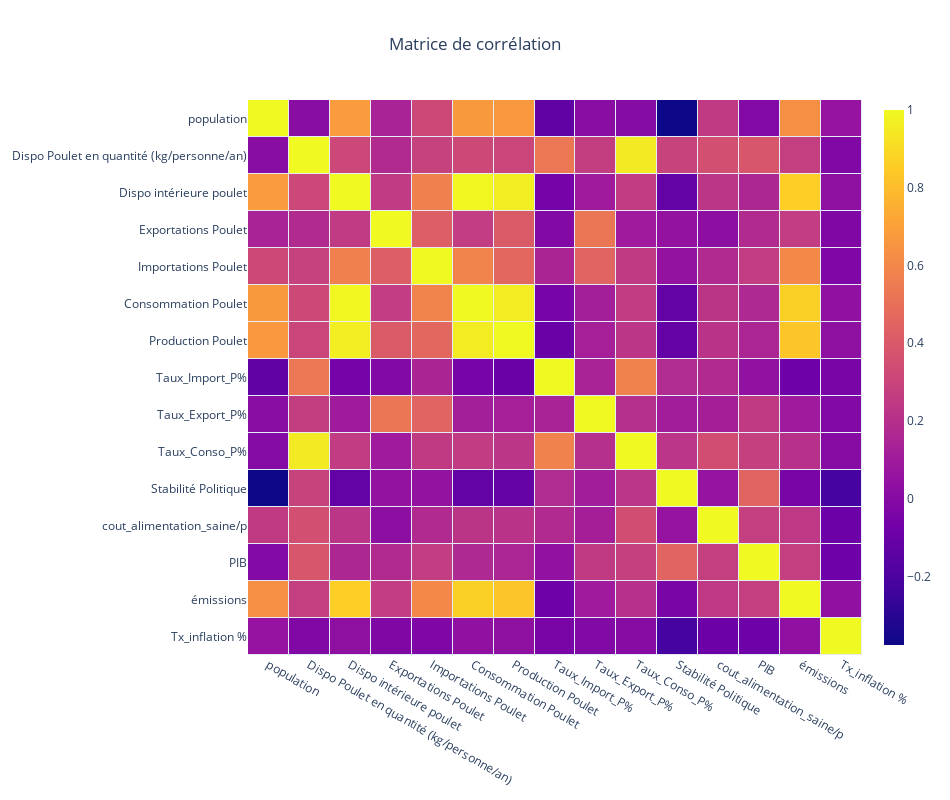

Source (notebook cell):
### Code cell
#affiche une heatmap interactive pour visualiser les 
#relations de corrélation entre les variables du DataFrame df
df = df_neu
df = df.dropna()
df = df.replace([np.inf, -np.inf], np.finfo(np.float64).max)

x = df.columns.tolist()


z =df[x].corr()

hovercell = list()
for yi, yy in enumerate(x):
    hovercell.append(list())
    for xi, xx in enumerate(x):
        hovercell[-1].append("X: {}<br />Y: {}<br />Corr:{}".format(xx, yy, round(stats.pearsonr(df[xx],df[yy])[0],2)))
        
map = [go.Heatmap(z=z, x=x, y=x,
                 xgap=1, ygap=1,
                 colorbar_thickness=20,
                 colorbar_ticklen=3,
                 hoverinfo='text',
                 text=hovercell)] 
                 
title = "Matrice de corrélation"

layout = go.Layout(title_text=title, title_x=0.5,
                   width= 950, height = 800,
                   xaxis_showgrid = False,
                   yaxis_showgrid = False, 
                   yaxis_autorange = "reversed")

fig = go.Figure(data = map, layout = layout)
iplot(fig, filename = "pandas-heatmap")

### Figure 1 — Plotly figure (JSON) as saved in the notebook; plotly's stock layout.template omitted (floating-point values rounded to 4 significant figures; data arrays with more than 128 entries replaced by an {"elided": "..."} marker saying what was removed)
{"data": [{"colorbar": {"thickness": 20, "ticklen": 3}, "hoverinfo": "text", "text": {"elided": "15x15 str values"}, "type": "heatmap", "x": ["population", "Dispo Poulet en quantité (kg/personne/an)", "Dispo intérieure poulet", "Exportations Poulet", "Importations Poulet", "Consommation Poulet", "Production Poulet", "Taux_Import_P%", "Taux_Export_P%", "Taux_Conso_P%", "Stabilité Politique", "cout_alimentation_saine/p", "PIB", "émissions", "Tx_inflation %"], "xgap": 1, "y": ["population", "Dispo Poulet en quantité (kg/personne/an)", "Dispo intérieure poulet", "Exportations Poulet", "Importations Poulet", "Consommation Poulet", "Production Poulet", "Taux_Import_P%", "Taux_Export_P%", "Taux_Conso_P%", "Stabilité Politique", "cout_alimentation_saine/p", "PIB", "émissions", "Tx_inflation %"], "ygap": 1, "z": {"elided": "15x15 float values"}}], "layout": {"height": 800, "title": {"text": "Matrice de corrélation", "x": 0.5}, "width": 950, "xaxis": {"showgrid": false}, "yaxis": {"autorange": "reversed", "showgrid": false}}}
